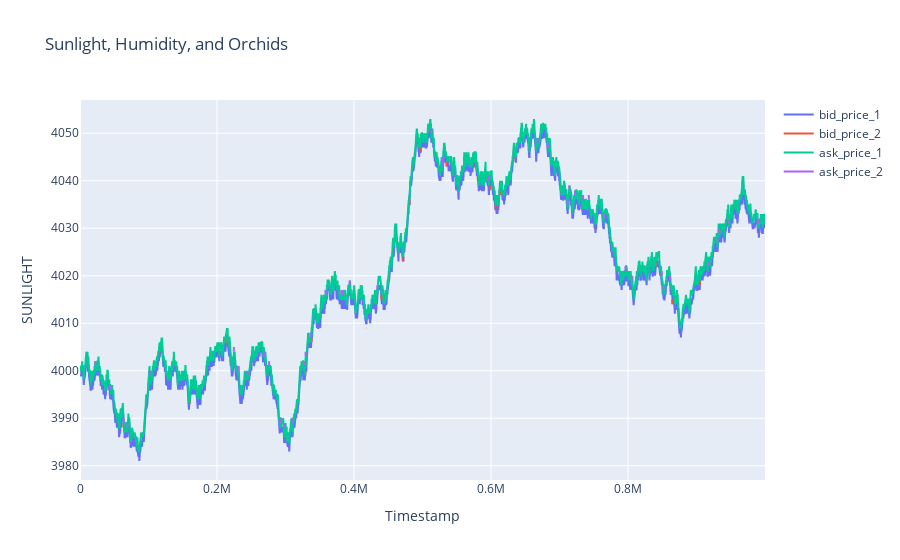

Here is the notebook cell this chart was saved with:
### Code cell
def plot_sunlight_humidity_orchids(data):
    fig = go.Figure()

    # Add SUNLIGHT trace
    fig.add_trace(go.Scatter(x=data['timestamp'], y=data['bid_price_1'], name='bid_price_1'))

    # Add HUMIDITY trace
    fig.add_trace(go.Scatter(x=data['timestamp'], y=data['bid_price_2'], name='bid_price_2'))

    # Add ORCHIDS trace
    fig.add_trace(go.Scatter(x=data['timestamp'], y=data['ask_price_1'], name='ask_price_1'))

    # Add export target trace   
    fig.add_trace(go.Scatter(x=data['timestamp'], y=data['ask_price_2'], name='ask_price_2'))

    # fig.add_trace(go.Scatter(x=data['timestamp'], y=data['IMPORT_TARIFF'], name='IMPORT_TARIFF', yaxis='y5'))

    # Update layout
    fig.update_layout(title='Sunlight, Humidity, and Orchids',
                    xaxis_title='Timestamp',
                    yaxis=dict(title='SUNLIGHT', side='left'))
                    

    # Show the plot
    fig.show()

plot_sunlight_humidity_orchids(data_straw)

### Figure 1 — Plotly figure (JSON) as saved in the notebook; plotly's stock layout.template omitted (floating-point values rounded to 4 significant figures; data arrays with more than 128 entries replaced by an {"elided": "..."} marker saying what was removed)
{"data": [{"name": "bid_price_1", "type": "scatter", "x": {"elided": "10000 int values"}, "y": {"elided": "10000 int values"}}, {"name": "bid_price_2", "type": "scatter", "x": {"elided": "10000 int values"}, "y": {"elided": "10000 int values"}}, {"name": "ask_price_1", "type": "scatter", "x": {"elided": "10000 int values"}, "y": {"elided": "10000 int values"}}, {"name": "ask_price_2", "type": "scatter", "x": {"elided": "10000 int values"}, "y": {"elided": "10000 int values"}}], "layout": {"title": {"text": "Sunlight, Humidity, and Orchids"}, "xaxis": {"title": {"text": "Timestamp"}}, "yaxis": {"side": "left", "title": {"text": "SUNLIGHT"}}}}
